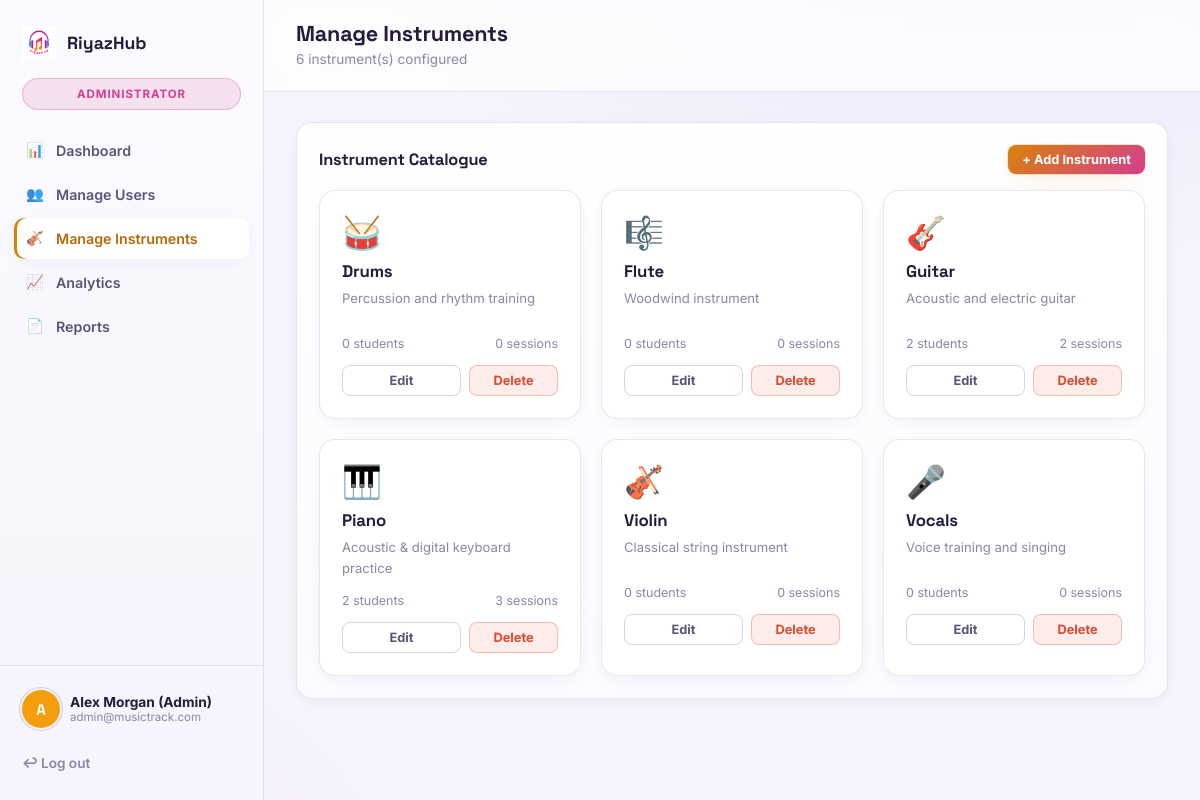
Screenshot of /admin/manage_instruments.php (signed in) with the database file from the repository.
### tables this page shows
CREATE TABLE instruments (
  id INT AUTO_INCREMENT PRIMARY KEY,
  name VARCHAR(100) NOT NULL,
  description VARCHAR(255) DEFAULT NULL,
  icon VARCHAR(10) DEFAULT '🎵',
  created_at TIMESTAMP DEFAULT CURRENT_TIMESTAMP
);

### includes/auth.php (called while the page is built, shortened)
<?php
function h($str) {
    return htmlspecialchars((string) $str, ENT_QUOTES, 'UTF-8');
}

### admin/manage_instruments.php (the view, shortened to what this page needs)
<?php
require_once __DIR__ . '/../includes/auth.php';
$db = getDB();
$instruments = $db->query('SELECT i.*, (SELECT COUNT(*) FROM users u WHERE u.instrument_id = i.id) AS student_count,
                            (SELECT COUNT(*) FROM practice_sessions ps WHERE ps.instrument_id = i.id) AS session_count
                            FROM instruments i ORDER BY i.name')->fetchAll();
require __DIR__ . '/../includes/sidebar.php';
?>
<div class="card">
  <div class="card-header">
    <h3>Instrument Catalogue</h3>
    <button class="btn btn-primary btn-sm" onclick="openModal('addInsModal')">+ Add Instrument</button>
  </div>
  <div class="grid grid-3">
    <?php foreach ($instruments as $ins): ?>
      <div class="card" style="background:var(--surface);">
        <div style="font-size:2rem; margin-bottom:8px;"><?= h($ins['icon']) ?></div>
        <h3 style="font-size:1.05rem;"><?= h($ins['name']) ?></h3>
        <p class="text-faint" style="font-size:.82rem; min-height:2.6em;"><?= h($ins['description']) ?></p>
        <div class="flex justify-between" style="font-size:.78rem; color:var(--text-faint); margin-bottom:14px;">
          <span><?= (int)$ins['student_count'] ?> students</span>
          <span><?= (int)$ins['session_count'] ?> sessions</span>
        </div>
        <div class="flex gap-8">
          <a class="btn btn-outline btn-sm" style="flex:1;" href="?edit=<?= (int)$ins['id'] ?>">Edit</a>
          <form action="instrument_action.php" method="POST" onsubmit="return confirmDelete('Delete this instrument? Students using it will be unassigned.')" style="flex:1;">
            <button type="submit" class="btn btn-danger btn-sm btn-block">Delete</button>
          </form>
        </div>
      </div>
    <?php endforeach; ?>
  </div>
</div>
<?php require __DIR__ . '/../includes/footer.php'; ?>

### assets/css/style.css (style rules this page uses)
:root { --void: #f6f4fc; --stage: #fbfaff; --surface: #ffffff; --surface-2: #f4f1fb; --surface-3: #e9e3f6; --line: rgba(76, 61, 122, 0.12); --line-strong: rgba(76, 61, 122, 0.22); --gold: #d9820a; --gold-soft: rgba(217, 130, 10, 0.13); --magenta: #d43e8f; --magenta-soft:rgba(212, 62, 143, 0.13); --cyan: #0891b2; --cyan-soft: rgba(8, 145, 178, 0.13); --violet: #7c3aed; --success: #15966b; --warning: #d9820a; --danger: #dc4a30; --text: #241b3d; --text-dim: #5c5478; --text-faint: #8c85a6; --font-display: 'Space Grotesk', sans-serif; --font-body: 'Inter', sans-serif; --font-mono: 'Space Mono', monospace; --radius-sm: 10px; --radius-md: 16px; --radius-lg: 22px; --shadow-glow-gold: 0 0 0 1px rgba(217,130,10,.22), 0 8px 26px -10px rgba(217,130,10,.32); --shadow-glow-magenta: 0 0 0 1px rgba(212,62,143,.22), 0 8px 26px -10px rgba(212,62,143,.32); --shadow-card: 0 4px 20px -8px rgba(60,40,110,.12); }
*, *::before, *::after { box-sizing: border-box; }
html { scroll-behavior: smooth; }
body { margin:0; min-height:100vh; font-family: var(--font-body); background: radial-gradient(1100px 600px at 85% -10%, rgba(139,107,242,.10), transparent 60%), radial-gradient(900px 500px at -10% 110%, rgba(212,62,143,.08), transparent 60%), var(--void); color: var(--text); -webkit-font-smoothing: antialiased; }
h1,h2,h3,h4,h5 { font-family: var(--font-display); font-weight: 700; margin: 0 0 .4em; letter-spacing: -0.01em; color: var(--text); }
p { margin: 0 0 1em; color: var(--text-dim); line-height:1.6; }
a { color: inherit; text-decoration: none; }
.btn { display:inline-flex; align-items:center; justify-content:center; gap:8px; border:none; cursor:pointer; font-family:var(--font-body); font-weight:700; font-size:.92rem; padding: 12px 22px; border-radius: var(--radius-sm); transition: transform .15s ease, box-shadow .15s ease, background .15s ease, opacity .15s ease; white-space: nowrap; }
.btn-primary { background: linear-gradient(135deg, var(--gold), var(--magenta)); color:#fff; box-shadow: var(--shadow-glow-gold); }
.btn-block { width:100%; }
.btn-outline { background:transparent; color: var(--text-dim); border:1px solid var(--line-strong); }
.btn-danger { background: rgba(220,74,48,.10); color: var(--danger); border:1px solid rgba(220,74,48,.3); }
.btn-sm { padding: 7px 14px; font-size:.8rem; border-radius: 8px; }
.grid { display:grid; gap: 20px; }
.grid-3 { grid-template-columns: repeat(3, 1fr); }
.card { background: linear-gradient(180deg, var(--surface), var(--stage)); border: 1px solid var(--line); border-radius: var(--radius-md); padding: 22px; box-shadow: var(--shadow-card); position:relative; }
.card-header { display:flex; align-items:center; justify-content:space-between; margin-bottom:16px; }
.card-header h3 { font-size:1.02rem; margin:0; }
.text-faint { color: var(--text-faint); }
.flex { display:flex; }
.justify-between { justify-content:space-between; }
.gap-8 { gap:8px; }
.content > * { animation: fadeUp .4s ease both; }

### rows the page displays
instruments: icon "🥁", name "Drums", description "Percussion and rhythm training", student_count "0", session_count "0"
instruments: icon "🎼", name "Flute", description "Woodwind instrument", student_count "0", session_count "0"
instruments: icon "🎸", name "Guitar", description "Acoustic and electric guitar", student_count "2", session_count "2"
instruments: icon "🎹", name "Piano", description "Acoustic & digital keyboard practice", student_count "2", session_count "3"
instruments: icon "🎻", name "Violin", description "Classical string instrument", student_count "0", session_count "0"
instruments: icon "🎤", name "Vocals", description "Voice training and singing", student_count "0", session_count "0"

### other values shown
$roleLabels[$role] "ADMINISTRATOR"
$item['ico'] "📊"
$item['label'] "Dashboard"
$item['ico'] "👥"
$item['label'] "Manage Users"
$item['ico'] "🎻"
$item['label'] "Manage Instruments"
$item['ico'] "📈"
$item['label'] "Analytics"
$item['ico'] "📄"
$item['label'] "Reports"
substr($user['full_name'],0,1) "A"
$user['full_name'] "Alex Morgan (Admin)"
$user['email'] "admin@musictrack.com"
$pageTitle "Manage Instruments"
